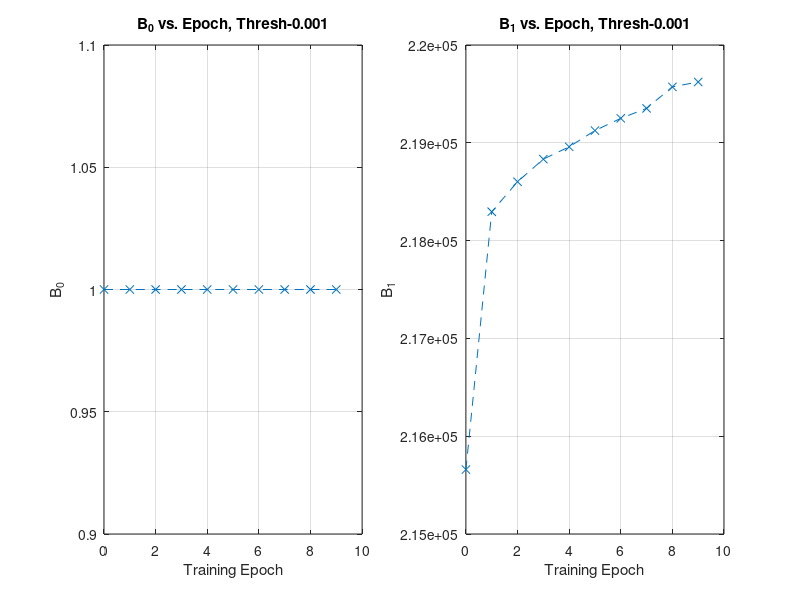
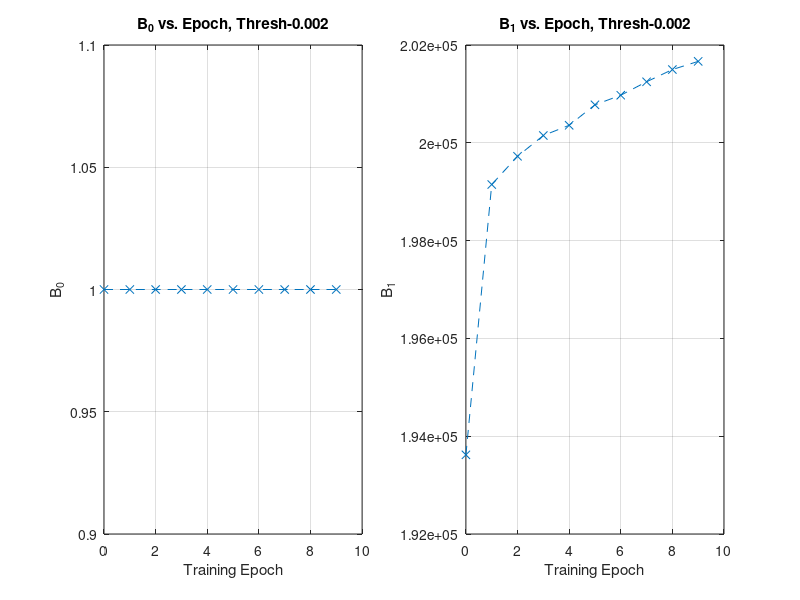
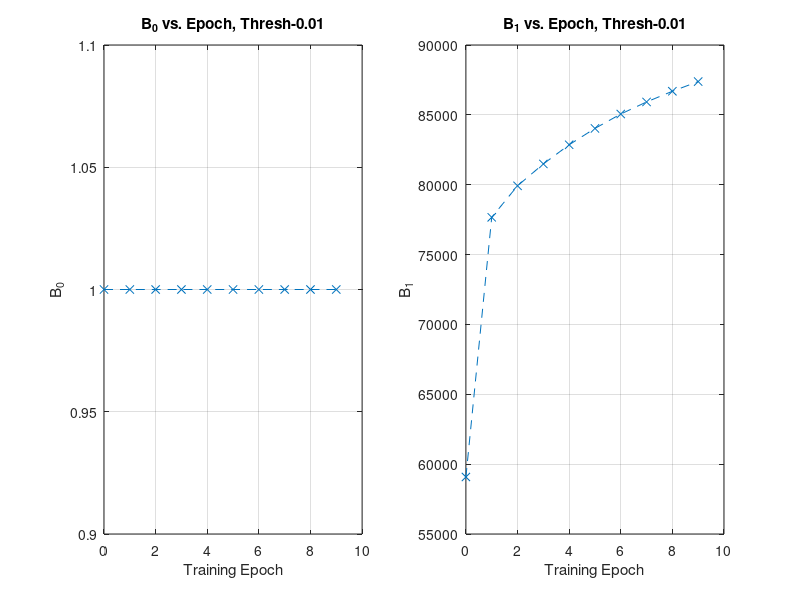
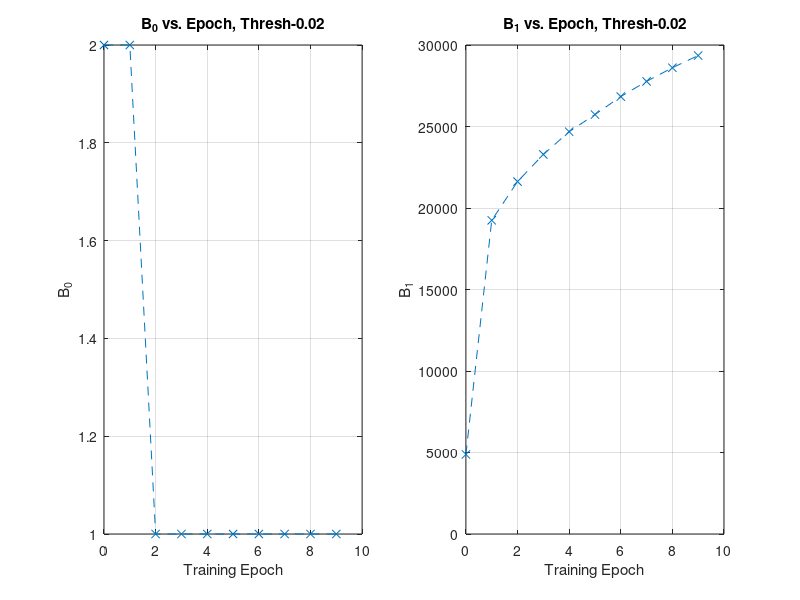

These charts were generated, in order, by the following MATLAB code:
%% Plot the betti numbers found for the transformed graph

clear; format short;

%% Load the data

load('bettis');

%% Script Constants
drop_thresholds=[0.001, 0.002, 0.01, 0.02, 0.1, 0.2, 1, 2];
num_epochs=10;

%% Plot the bettis
for drop_ind = 1:length(drop_thresholds)
    drop = drop_thresholds(drop_ind);
    
    betti_0_prog = betti_0(drop_ind, :);
    betti_1_prog = betti_1(drop_ind, :);
    
    epochs = 0:(num_epochs-1);
    
    figure(drop_ind);
    subplot(1, 2, 1);
    plot(epochs, betti_0_prog, 'x--');
    title_0 = sprintf('B_0 vs. Epoch, Thresh-%s', num2str(drop));
    title(title_0)
    xlabel('Training Epoch')
    ylabel('B_0')
    grid on;
    
    subplot(1, 2, 2);
    plot(epochs, betti_1_prog, 'x--');
    title_1 = sprintf('B_1 vs. Epoch, Thresh-%s', num2str(drop));
    title(title_1)
    xlabel('Training Epoch')
    ylabel('B_1')
    grid on;
    
    filename = sprintf('betti-progression-thresh-%s-plot', num2str(drop));
    print(filename, '-dpng')
    
end